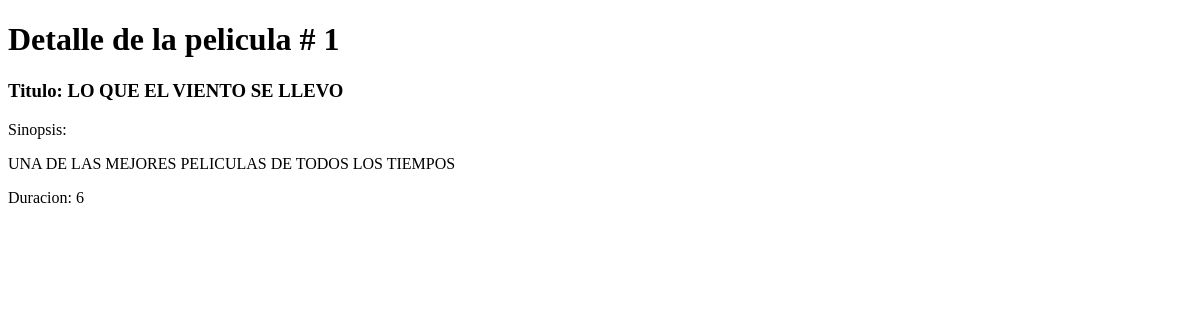
Page /movies/1/ on the earlier database version.
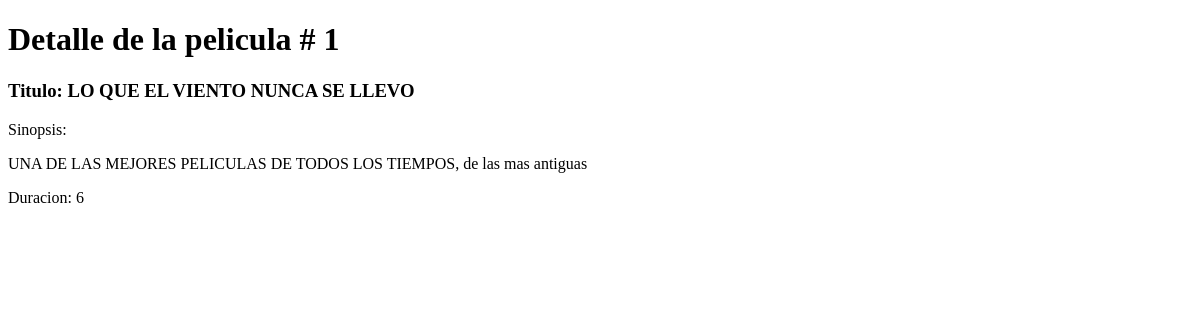
Same page on the later database version.
### movies/models.py (models this page shows, shortened)
class Movie(models.Model): #Siempre hay que heredar de models.Model
    title = models.CharField(max_length=140)
    sinopsis = models.TextField(blank=True, null=True)
    duration = models.PositiveIntegerField()
    calif = models.PositiveIntegerField(default=5)
    gender = models.CharField(max_length=50)
    created = models.DateTimeField(auto_now_add=True)
    updated = models.DateTimeField(auto_now=True)

### movies/views.py (the view)
# urls.py: path('<int:id>/', GetMovie),
def GetMovie(request, id):
    movie = Movie.objects.get(pk=id)
    template_name = 'movies/detail.html'
    context = {
        'movie': movie
    }
    return render(request, template_name, context)

### movies/templates/movies/detail.html (shortened to what this page needs)
<!DOCTYPE html>
<html lang="en">
<head>
</head>
<body>
    <h1>Detalle de la pelicula # {{ movie.id }}</h1>
    <h3>Titulo: {{ movie.title }}</h3>
    <p>Sinopsis: </p>
    <p>{{ movie.sinopsis }}</p>
    <p>Duracion: {{ movie.duration }}</p>
</body>
</html>

Differences in the rows shown:
changed Movie id 1: title "LO QUE EL VIENTO SE LLEVO" → "LO QUE EL VIENTO NUNCA SE LLEVO"; sinopsis "UNA DE LAS MEJORES PELICULAS DE TODOS LOS TIEMPOS" → "UNA DE LAS MEJORES PELICULAS DE TODOS LOS TIEMPOS, de las mas antiguas"
